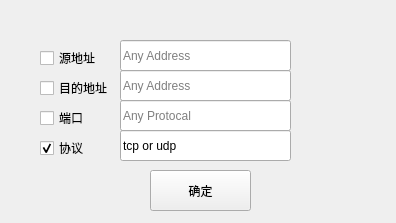
<?xml version="1.0" encoding="UTF-8"?>
<ui version="4.0">
 <class>filter_gui</class>
 <widget class="QWidget" name="filter_gui">
  <property name="geometry">
   <rect>
    <x>0</x>
    <y>0</y>
    <width>396</width>
    <height>223</height>
   </rect>
  </property>
  <property name="windowTitle">
   <string>过滤器</string>
  </property>
  <widget class="QCheckBox" name="checkBox_sip">
   <property name="geometry">
    <rect>
     <x>40</x>
     <y>50</y>
     <width>71</width>
     <height>16</height>
    </rect>
   </property>
   <property name="text">
    <string>源地址</string>
   </property>
  </widget>
  <widget class="QCheckBox" name="checkBox_dip">
   <property name="geometry">
    <rect>
     <x>40</x>
     <y>80</y>
     <width>71</width>
     <height>16</height>
    </rect>
   </property>
   <property name="text">
    <string>目的地址</string>
   </property>
  </widget>
  <widget class="QCheckBox" name="checkBox_port">
   <property name="geometry">
    <rect>
     <x>40</x>
     <y>110</y>
     <width>71</width>
     <height>16</height>
    </rect>
   </property>
   <property name="text">
    <string>端口</string>
   </property>
  </widget>
  <widget class="QCheckBox" name="checkBox_protocal">
   <property name="geometry">
    <rect>
     <x>40</x>
     <y>140</y>
     <width>71</width>
     <height>16</height>
    </rect>
   </property>
   <property name="text">
    <string>协议</string>
   </property>
   <property name="checked">
    <bool>true</bool>
   </property>
  </widget>
  <widget class="QLineEdit" name="lineEdit_sip">
   <property name="geometry">
    <rect>
     <x>120</x>
     <y>40</y>
     <width>171</width>
     <height>31</height>
    </rect>
   </property>
   <property name="placeholderText">
    <string>Any Address</string>
   </property>
  </widget>
  <widget class="QLineEdit" name="lineEdit_dip">
   <property name="geometry">
    <rect>
     <x>120</x>
     <y>70</y>
     <width>171</width>
     <height>31</height>
    </rect>
   </property>
   <property name="placeholderText">
    <string>Any Address</string>
   </property>
  </widget>
  <widget class="QLineEdit" name="lineEdit_port">
   <property name="geometry">
    <rect>
     <x>120</x>
     <y>100</y>
     <width>171</width>
     <height>31</height>
    </rect>
   </property>
   <property name="placeholderText">
    <string>Any Protocal</string>
   </property>
  </widget>
  <widget class="QLineEdit" name="lineEdit_protocal">
   <property name="geometry">
    <rect>
     <x>120</x>
     <y>130</y>
     <width>171</width>
     <height>31</height>
    </rect>
   </property>
   <property name="text">
    <string>tcp or udp</string>
   </property>
  </widget>
  <widget class="QPushButton" name="pushButton">
   <property name="geometry">
    <rect>
     <x>150</x>
     <y>170</y>
     <width>101</width>
     <height>41</height>
    </rect>
   </property>
   <property name="text">
    <string>确定</string>
   </property>
  </widget>
 </widget>
 <layoutdefault spacing="6" margin="11"/>
 <resources/>
 <connections>
  <connection>
   <sender>pushButton</sender>
   <signal>clicked()</signal>
   <receiver>filter_gui</receiver>
   <slot>setFilter()</slot>
   <hints>
    <hint type="sourcelabel">
     <x>207</x>
     <y>180</y>
    </hint>
    <hint type="destinationlabel">
     <x>284</x>
     <y>183</y>
    </hint>
   </hints>
  </connection>
 </connections>
 <slots>
  <slot>setFilter()</slot>
 </slots>
</ui>
